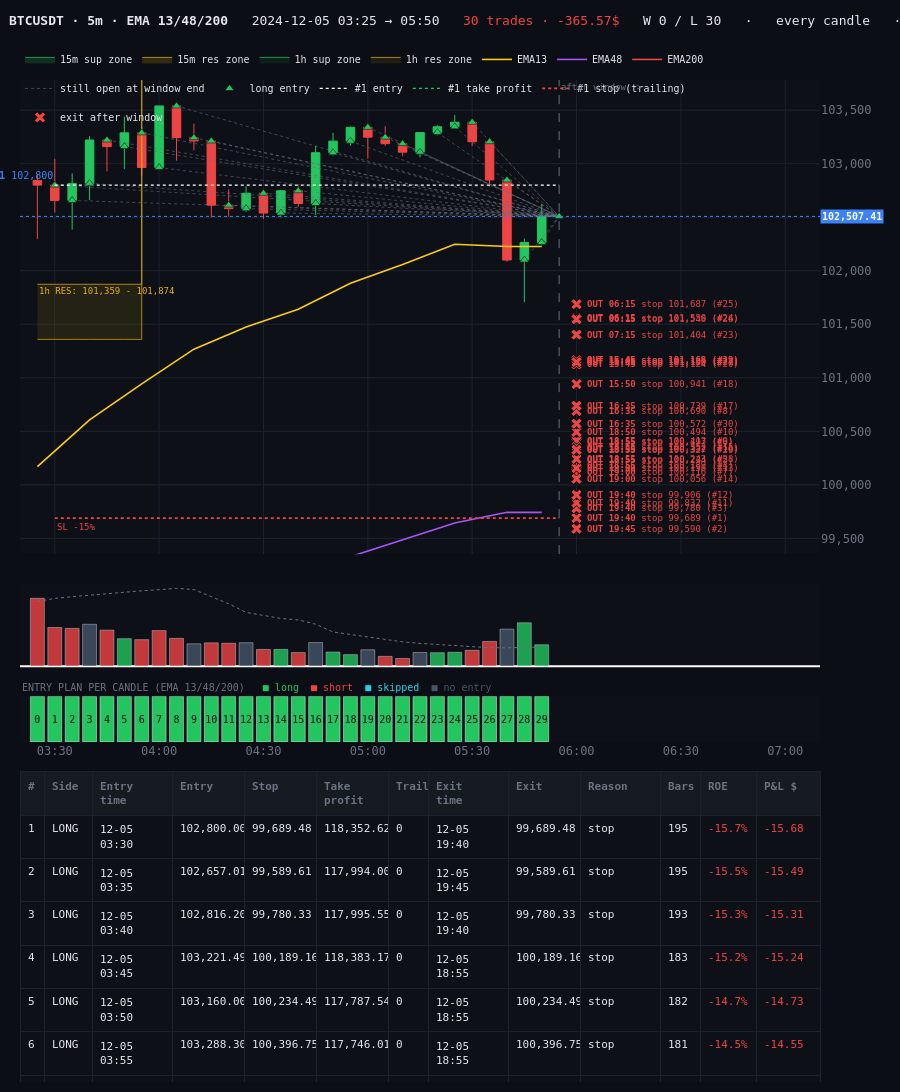

Write notebook code for a chart like this one.
### Markdown cell above
## 3. Chart

### Code cell
chart.plot_window(win, MARGIN_USDT, SHOW_ZONES, HIGHLIGHT, zoom=ZOOM).show()
